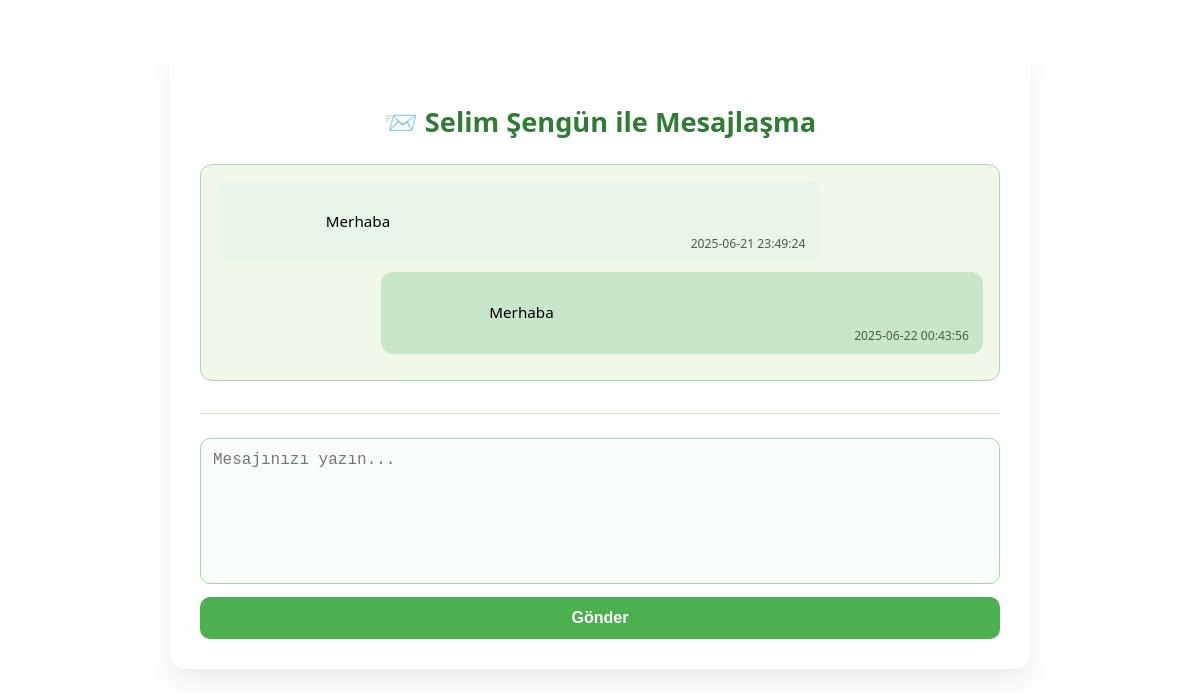
The app's page /pages/calisan_mesaj_goruntule.php?randevu_id=4 (signed in) with its own data.
### tables this page shows
CREATE TABLE `randevular` (
  `r_id` int(11) NOT NULL,
  `u_id` int(11) DEFAULT NULL,
  `c_id` int(11) DEFAULT NULL,
  `tarih` date DEFAULT NULL,
  `saat` time DEFAULT NULL,
  `randevu_notu` text DEFAULT NULL,
  `olusturma_tarihi` timestamp NOT NULL DEFAULT current_timestamp()
);

CREATE TABLE `user` (
  `u_id` int(11) NOT NULL,
  `u_adi` varchar(50) NOT NULL,
  `u_soyadi` varchar(50) NOT NULL,
  `u_tc` varchar(11) DEFAULT NULL,
  `u_telefon` varchar(20) DEFAULT NULL,
  `u_mail` varchar(50) NOT NULL,
  `u_dogumtarih` date NOT NULL,
  `u_kilo` int(3) DEFAULT NULL,
  `u_boy` int(3) DEFAULT NULL,
  `u_antrenman_suresi` int(3) DEFAULT NULL,
  `u_cinsiyet` enum('erkek','kadın') DEFAULT NULL,
  `u_aktivite` enum('hareketsiz','hafif','orta','çok') DEFAULT NULL,
  `u_hedef` enum('kilo_vermek','kilo_korumak','kilo_almak') DEFAULT NULL,
  `u_sifre` varchar(50) NOT NULL,
  `gunluk_kalori` int(11) DEFAULT 0,
  `profil_resmi` varchar(255) DEFAULT NULL,
  `gunluk_protein` float DEFAULT 0,
  `gunluk_yag` float DEFAULT 0,
  `gunluk_karbonhidrat` float DEFAULT 0
);

CREATE TABLE `mesajlar` (
  `m_id` int(11) NOT NULL,
  `gonderen_id` int(11) NOT NULL,
  `alici_id` int(11) NOT NULL,
  `mesaj_metni` text NOT NULL,
  `gonderilme_tarihi` timestamp NOT NULL DEFAULT current_timestamp(),
  `randevu_id` int(11) DEFAULT NULL,
  `kimden` enum('kullanici','calisan') NOT NULL
);

### pages/calisan_mesaj_goruntule.php (the view, shortened to what this page needs)
<?php
require_once('../includes/connection.php');
$calisan_id = $_SESSION["calisan_id"];
$randevu_id = $_GET['randevu_id'] ?? null;
$stmt = $connection->prepare("
    SELECT r.*, u.u_adi, u.u_soyadi
    FROM randevular r
    JOIN user u ON r.u_id = u.u_id
    WHERE r.r_id = :rid AND r.c_id = :cid
");
$stmt->execute(['rid' => $randevu_id, 'cid' => $calisan_id]);
$randevu = $stmt->fetch(PDO::FETCH_ASSOC);
$mesajSorgu = $connection->prepare("
    SELECT * FROM mesajlar
    WHERE randevu_id = :rid
    ORDER BY gonderilme_tarihi ASC
");
$mesajSorgu->execute(['rid' => $randevu_id]);
$mesajlar = $mesajSorgu->fetchAll(PDO::FETCH_ASSOC);
?>
<!DOCTYPE html>
<html lang="tr">
<head>
    <link rel="stylesheet" href="../assets/css/calisan_mesaj_goruntule.css?v=<?= time(); ?>">
</head>
<body>
    <div class="mesaj-container">
        <h2>📨 <?= htmlspecialchars($randevu['u_adi'] . ' ' . $randevu['u_soyadi']) ?> ile Mesajlaşma</h2>
        <div class="mesajlar">
            <?php foreach ($mesajlar as $mesaj): ?>
                <div class="mesaj <?= $mesaj['kimden'] === 'calisan' ? 'gonderen' : 'alici' ?>">
                    <div class="mesaj-icerik">
                        <?= nl2br(htmlspecialchars($mesaj['mesaj_metni'])) ?>
                    </div>
                    <div class="mesaj-tarih">
                        <?= $mesaj['gonderilme_tarihi'] ?>
                    </div>
                </div>
            <?php endforeach; ?>
        </div>
        <form method="POST" class="mesaj-form">
            <textarea name="mesaj" required placeholder="Mesajınızı yazın..."></textarea>
            <button type="submit">Gönder</button>
        </form>
    </div>
</body>
</html>

### assets/css/calisan_mesaj_goruntule.css (style rules this page uses)
.mesaj-container { max-width: 800px; margin: 50px auto; padding: 30px; background: #ffffff; font-family: 'Segoe UI', sans-serif; border-radius: 16px; box-shadow: 0 12px 24px rgba(0, 0, 0, 0.08); }
h2 { text-align: center; color: #2e7d32; font-size: 1.7rem; margin-bottom: 1.5rem; }
.mesajlar { max-height: 450px; overflow-y: auto; margin-bottom: 2rem; border: 1px solid #a5d6a7; background: #f1f8e9; padding: 1rem; border-radius: 12px; }
.mesaj { margin-bottom: 10px; padding: 10px 14px; border-radius: 12px; max-width: 75%; font-size: 0.95rem; }
.gonderen { background: #c8e6c9; align-self: flex-end; margin-left: auto; }
.alici { background: #e8f5e9; align-self: flex-start; }
.mesaj-icerik { white-space: pre-wrap; }
.mesaj-tarih { font-size: 0.8em; color: #4e5e4a; text-align: right; margin-top: 0.3rem; }
.mesaj-form { display: flex; flex-direction: column; gap: 0.8rem; border-top: 1px solid #c8e6c9; padding-top: 1.5rem; }
.mesaj-form textarea { height: 120px; padding: 12px; font-size: 1rem; resize: none; border-radius: 10px; border: 1px solid #a5d6a7; background: #f9fefb; transition: border 0.3s ease; }
.mesaj-form button { padding: 12px; background: #4CAF50; color: white; font-weight: bold; font-size: 1rem; border: none; border-radius: 10px; cursor: pointer; transition: background 0.3s ease, transform 0.2s ease; }

### records on screen
randevular: u.u_soyadi "Selim Şengün"
mesajlar: mesaj_metni "Merhaba", gonderilme_tarihi "2025-06-21 23:49:24"
mesajlar: mesaj_metni "Merhaba", gonderilme_tarihi "2025-06-22 00:43:56"
